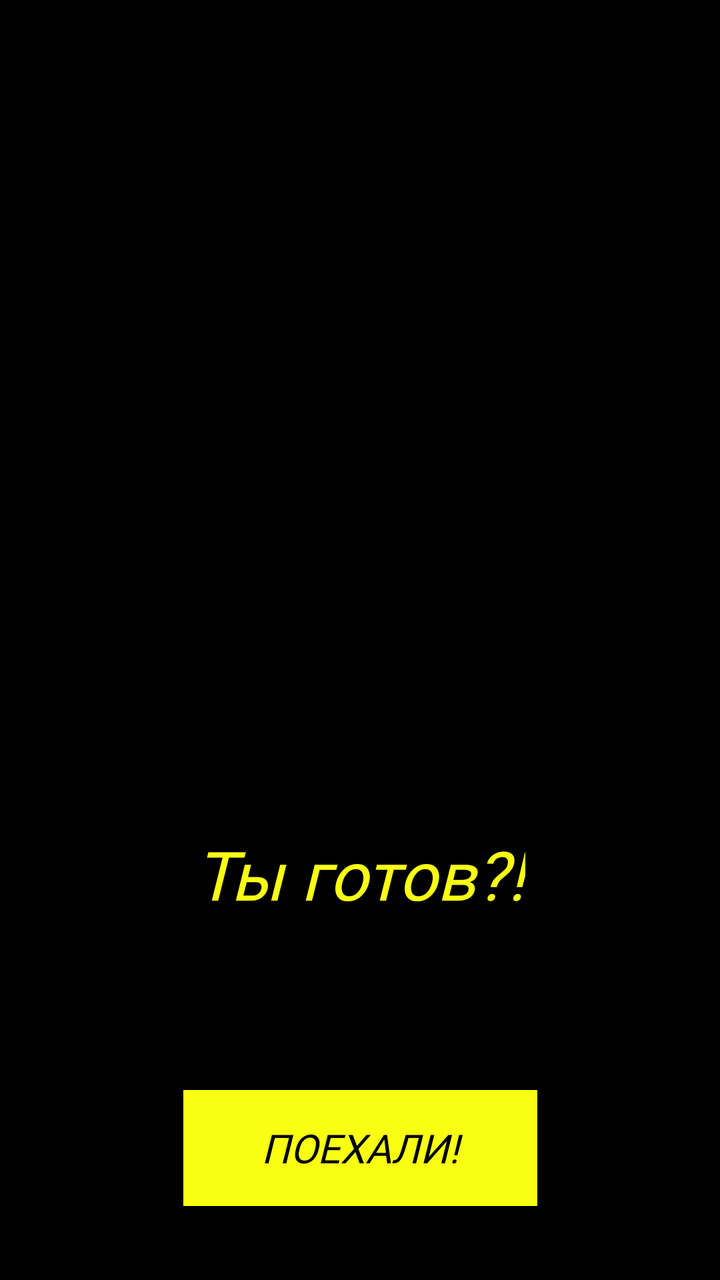
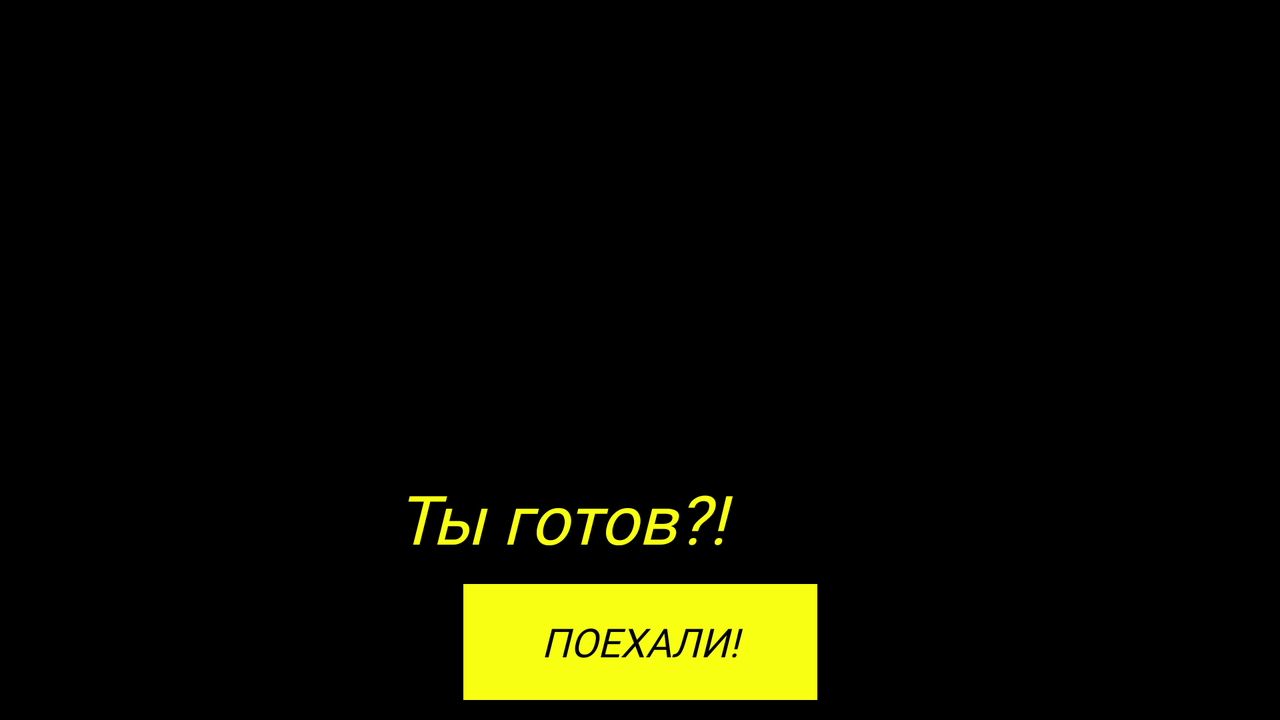

One screen, two layout resources from the same app: the default and the repository's alternative for another configuration. Each is rendered where Android would select it; the XML of both is given below.
<!-- AndroidManifest.xml: application theme Theme.Design.NoActionBar -->
<!-- res/layout/splash_activity_ofr.xml -->
<?xml version="1.0" encoding="utf-8"?>
<androidx.constraintlayout.widget.ConstraintLayout xmlns:android="http://schemas.android.com/apk/res/android"
    xmlns:app="http://schemas.android.com/apk/res-auto"
    xmlns:tools="http://schemas.android.com/tools"
    android:layout_width="match_parent"
    android:layout_height="match_parent"
    android:background="@color/black"
    tools:context=".UiOfr.SplashActivityOfr" >

    <ImageView
        android:id="@+id/imageView"
        android:layout_width="277dp"
        android:layout_height="259dp"
        android:layout_marginTop="50dp"
        app:layout_constraintEnd_toEndOf="parent"
        app:layout_constraintStart_toStartOf="parent"
        app:layout_constraintTop_toTopOf="parent"
        app:srcCompat="@drawable/splash_picture" />

    <TextView
        android:id="@+id/textView"
        android:layout_width="wrap_content"
        android:layout_height="wrap_content"
        android:layout_marginTop="20dp"
        android:fontFamily="@font/dela_gothic"
        android:text="Ты готов?!"
        android:textColor="@color/theme_1_yellow_ofr"
        android:textSize="34sp"
        android:textStyle="italic"
        app:layout_constraintBottom_toTopOf="@+id/button_splash_ofr"
        app:layout_constraintEnd_toEndOf="parent"
        app:layout_constraintStart_toStartOf="parent"
        app:layout_constraintTop_toBottomOf="@+id/imageView" />

    <Button
        android:id="@+id/button_splash_ofr"
        android:layout_width="177dp"
        android:layout_height="58dp"
        android:background="@color/theme_1_yellow_ofr"
        android:fontFamily="@font/dela_gothic"
        android:text="Поехали!"
        android:textColor="@color/black"
        android:textSize="20sp"
        android:textStyle="italic"
        app:layout_constraintBottom_toTopOf="@+id/guideline2"
        app:layout_constraintEnd_toEndOf="parent"
        app:layout_constraintStart_toStartOf="parent" />

    <androidx.constraintlayout.widget.Guideline
        android:id="@+id/guideline2"
        android:layout_width="wrap_content"
        android:layout_height="wrap_content"
        android:orientation="horizontal"
        app:layout_constraintGuide_begin="603dp" />
</androidx.constraintlayout.widget.ConstraintLayout>
<!-- resources referenced by this layout -->
<resources>
  <color name="black">#FF000000</color>
  <color name="theme_1_yellow_ofr">#f8ff13</color>
</resources>
<!-- res/layout-land/splash_activity_ofr.xml (the repository's variant of the layout above) -->
<!-- drawn on the phone turned sideways -->
<?xml version="1.0" encoding="utf-8"?>
<androidx.constraintlayout.widget.ConstraintLayout xmlns:android="http://schemas.android.com/apk/res/android"
    xmlns:app="http://schemas.android.com/apk/res-auto"
    xmlns:tools="http://schemas.android.com/tools"
    android:layout_width="match_parent"
    android:layout_height="match_parent"
    android:background="@color/black"
    tools:context=".UiOfr.SplashActivityOfr">

    <ImageView
        android:id="@+id/imageView"
        android:layout_width="277dp"
        android:layout_height="259dp"
        app:layout_constraintEnd_toEndOf="parent"
        app:layout_constraintStart_toStartOf="parent"
        app:layout_constraintTop_toTopOf="parent"
        app:srcCompat="@drawable/splash_picture" />

    <TextView
        android:id="@+id/textView"
        android:layout_width="244dp"
        android:layout_height="wrap_content"
        android:fontFamily="@font/dela_gothic"
        android:text="Ты готов?!"
        android:textColor="@color/theme_1_yellow_ofr"
        android:textSize="34sp"
        android:textStyle="italic"
        app:layout_constraintBottom_toBottomOf="@+id/imageView"
        app:layout_constraintEnd_toEndOf="parent"
        app:layout_constraintStart_toStartOf="parent"
        app:layout_constraintTop_toBottomOf="@+id/imageView" />

    <Button
        android:id="@+id/button_splash_ofr"
        android:layout_width="177dp"
        android:layout_height="58dp"
        android:background="@color/theme_1_yellow_ofr"
        android:fontFamily="@font/dela_gothic"
        android:text="Поехали!"
        android:textColor="@color/black"
        android:textSize="20sp"
        android:textStyle="italic"
        app:layout_constraintBottom_toBottomOf="parent"
        app:layout_constraintEnd_toEndOf="parent"
        app:layout_constraintHorizontal_bias="0.5"
        app:layout_constraintStart_toStartOf="parent"
        app:layout_constraintTop_toBottomOf="@+id/textView" />

    <androidx.constraintlayout.widget.Guideline
        android:id="@+id/guideline2"
        android:layout_width="wrap_content"
        android:layout_height="wrap_content"
        android:orientation="horizontal"
        app:layout_constraintGuide_begin="603dp" />
</androidx.constraintlayout.widget.ConstraintLayout>
